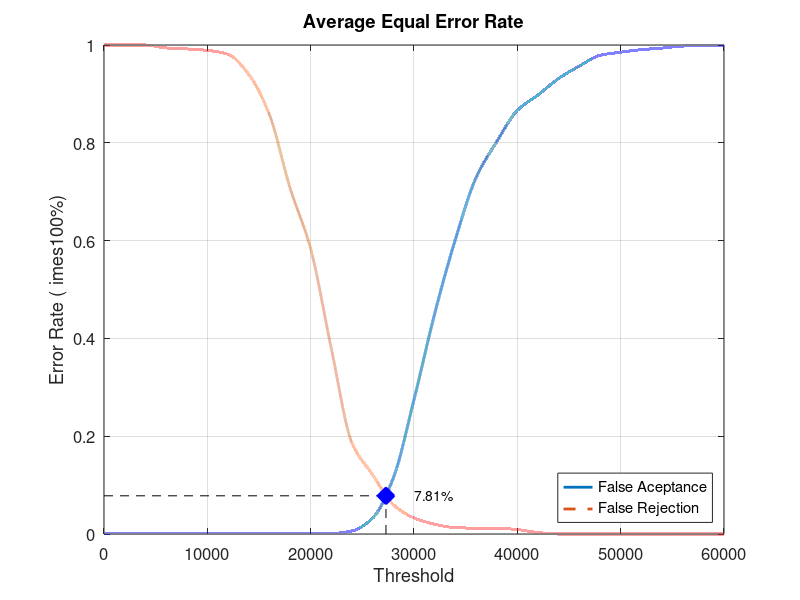
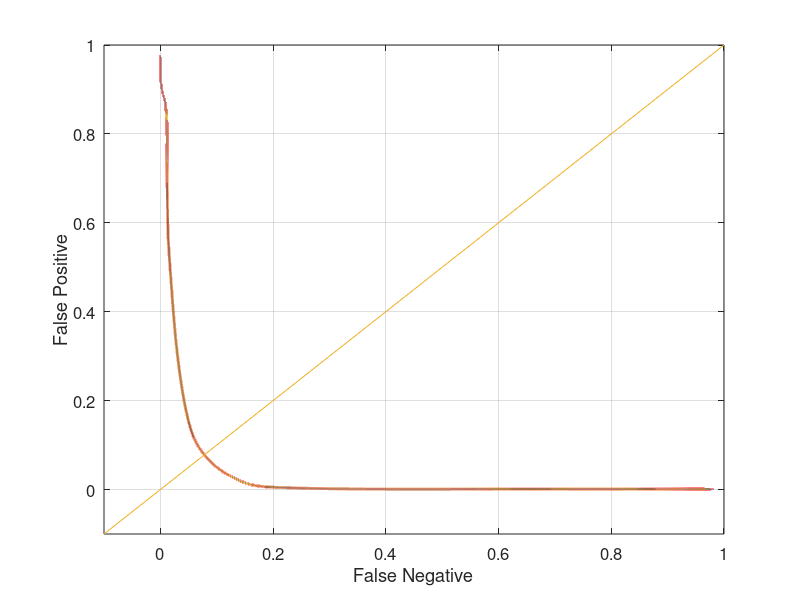

The MATLAB script that drew these images, in order:
close all;
clear;
clc;
x = 0:2000:60000;
xq = 0:0.5:60000;

y0 = [0 0.00105263 0.00105263 0.00105263 0.00105263 0.00105263 0.00105263 0.00105263 0.00105263 0.00105263 0.00105263 0.00105263 0.00631579 0.0326316 0.114737 0.274737 0.450526 0.602105 0.728421 0.802105 0.866316 0.897895 0.931579 0.956842 0.978947 0.985263 0.990526 0.993684 0.997895 0.998947 1]
yy0 = interp1(x, y0, xq, 'pchip');
y1 = [1 1 1 0.994 0.992 0.989 0.981 0.94 0.858 0.708 0.583 0.379 0.186 0.121 0.06 0.033 0.02 0.013 0.012 0.012 0.009 0.003 0 0 0 0 0 0 0 0 0]
yy1 = interp1(x, y1, xq, 'pchip');

% Calculating EER: 
y2 = abs(y0 - y1);
find(y2 == min(y2))
yy2 = abs(yy0 - yy1);
xEER = find(yy2 == min(yy2));
xEERIndex = xq(xEER) % X-axis EER
yEER = yy0(xEER) % Y-axis EER

main = figure
plot(xq, yy0,'-','LineWidth', 2);	hold on
plot(xq, yy1,'--','LineWidth', 2);	hold on
plot([xEERIndex xEERIndex], [0 yEER], 'k--');	hold on
plot([0 xEERIndex], [yEER yEER], 'k--');	hold on
plot(xEERIndex, yEER, 'bx', 'LineWidth', 10);	hold on
text(xEERIndex + 10 * xEERIndex / 100, yEER, [num2str(round((10000 * yEER)) / 100) '%'])
legend('False Aceptance', 'False Rejection', 'Location', 'SouthEast')
xlabel('Threshold')
ylabel('Error Rate (	imes100%)')
title('Average Equal Error Rate')
set(gca, 'FontSize', 12)
axis([0 60000 0 1])
grid on

print(main, 'Database4AverageMain', '-dpng');
FNRxFPR = figure('Color', [1 1 1]);
plot(yy1, yy0, '-', yy1, yy0, 'LineWidth', 2);
hold on
y = -0.1:0.1:1
plot(y, y); 
set(gca, 'FontSize', 12)
xlabel('False Negative')
ylabel('False Positive')
axis([-0.1 1 -0.1 1])
set(gca, 'FontSize', 12)
grid on

print(FNRxFPR, 'Database4AverageFNRxFPR','-dpng');
